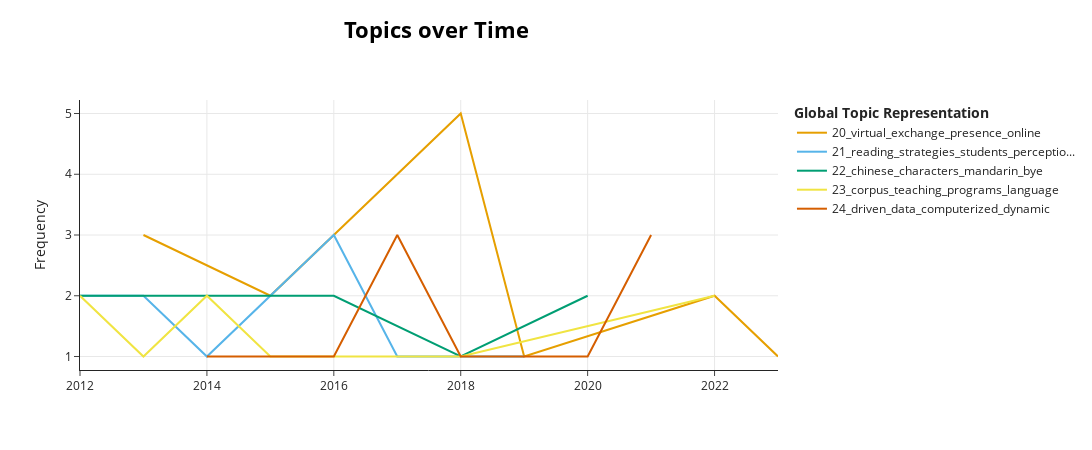

The cell this chart's notebook holds for it:
### Code cell
model.visualize_topics_over_time(topics_over_time, topics=[20, 21, 22, 23, 24])
#COVID-19 Topic
#meta studies

### Figure 1 — Plotly figure (JSON) as saved in the notebook; plotly's stock layout.template omitted (floating-point values rounded to 4 significant figures)
{"data": [{"hoverinfo": "text", "hovertext": ["<b>Topic 20</b><br>Words: virtual, environment, collaborating, convergence, development", "<b>Topic 20</b><br>Words: multiuser, tracing, reflective, modes, facilitating", "<b>Topic 20</b><br>Words: presence, interaction, online, virtual, entrant", "<b>Topic 20</b><br>Words: formative, presence, exchange, virtual, blended", "<b>Topic 20</b><br>Words: exchange, virtual, participation, professional, benefits", "<b>Topic 20</b><br>Words: interpretivist, methodology, elt, exchange, virtual"], "marker": {"color": "#E69F00"}, "mode": "lines", "name": "20_virtual_exchange_presence_online", "type": "scatter", "x": [2013, 2015, 2018, 2019, 2022, 2023], "y": [3, 2, 5, 1, 2, 1]}, {"hoverinfo": "text", "hovertext": ["<b>Topic 21</b><br>Words: reading, inferential, screen, five, graduate", "<b>Topic 21</b><br>Words: reading, what, think, work, book", "<b>Topic 21</b><br>Words: readers, reading, strategies, level, university", "<b>Topic 21</b><br>Words: reading, comprehension, hypermedia, perceptions, strategies", "<b>Topic 21</b><br>Words: reading, books, responding, home, strategies", "<b>Topic 21</b><br>Words: reading, progress, annotations, processes, its", "<b>Topic 21</b><br>Words: technique, when, reading, response, efficacy"], "marker": {"color": "#56B4E9"}, "mode": "lines", "name": "21_reading_strategies_students_perceptio...", "type": "scatter", "x": [2012, 2013, 2014, 2015, 2016, 2017, 2019], "y": [2, 2, 1, 2, 3, 1, 1]}, {"hoverinfo": "text", "hovertext": ["<b>Topic 22</b><br>Words: chinese, characters, linkit, read, phrases", "<b>Topic 22</b><br>Words: chinese, characters, radical, derived, increase", "<b>Topic 22</b><br>Words: chinese, bye, mandarin, without, hello", "<b>Topic 22</b><br>Words: mandarin, gratitude, cantonese, express, chinese", "<b>Topic 22</b><br>Words: wechat, affordances, chinese, second, as", "<b>Topic 22</b><br>Words: chinese, characters, body, embodied, character"], "marker": {"color": "#009E73"}, "mode": "lines", "name": "22_chinese_characters_mandarin_bye", "type": "scatter", "x": [2012, 2013, 2014, 2016, 2018, 2020], "y": [2, 2, 2, 2, 1, 2]}, {"hoverinfo": "text", "hovertext": ["<b>Topic 23</b><br>Words: flexible, relations, overview, distance, at", "<b>Topic 23</b><br>Words: embedding, evaluative, considerations, courseware, integration", "<b>Topic 23</b><br>Words: quot, welle, purposing, interaktiv, enough", "<b>Topic 23</b><br>Words: concordancer, laptops, line, teachers, autonomous", "<b>Topic 23</b><br>Words: webconferencing, semiotic, supported, perspective, teaching", "<b>Topic 23</b><br>Words: linguistics, programs, corpus, integrating, into", "<b>Topic 23</b><br>Words: administrator, intensive, states, united, preparing", "<b>Topic 23</b><br>Words: corpus, tricky, aided, step, facilitated"], "marker": {"color": "#F0E442"}, "mode": "lines", "name": "23_corpus_teaching_programs_language", "type": "scatter", "x": [2012, 2013, 2014, 2015, 2016, 2017, 2018, 2022], "y": [2, 1, 2, 1, 1, 1, 1, 2]}, {"hoverinfo": "text", "hovertext": ["<b>Topic 24</b><br>Words: induction, guided, driven, paper, data", "<b>Topic 24</b><br>Words: measure, driven, scale, preferences, data", "<b>Topic 24</b><br>Words: driven, data, retesting, tackling, limits", "<b>Topic 24</b><br>Words: unlearning, overgenerated, driven, be, data", "<b>Topic 24</b><br>Words: bringing, preferences, mediating, computerized, dynamic", "<b>Topic 24</b><br>Words: computerized, dynamic, promoting, assessment, proficiency", "<b>Topic 24</b><br>Words: driven, data, mechanisms, associative, thirty"], "marker": {"color": "#D55E00"}, "mode": "lines", "name": "24_driven_data_computerized_dynamic", "type": "scatter", "x": [2014, 2016, 2017, 2018, 2019, 2020, 2021], "y": [1, 1, 3, 1, 1, 1, 3]}], "layout": {"height": 450, "hoverlabel": {"bgcolor": "white", "font": {"family": "Rockwell", "size": 16}}, "legend": {"title": {"text": "<b>Global Topic Representation"}}, "title": {"font": {"color": "Black", "size": 22}, "text": "<b>Topics over Time</b>", "x": 0.4, "xanchor": "center", "y": 0.95, "yanchor": "top"}, "width": 1250, "xaxis": {"showgrid": true}, "yaxis": {"showgrid": true, "title": {"text": "Frequency"}}}}
